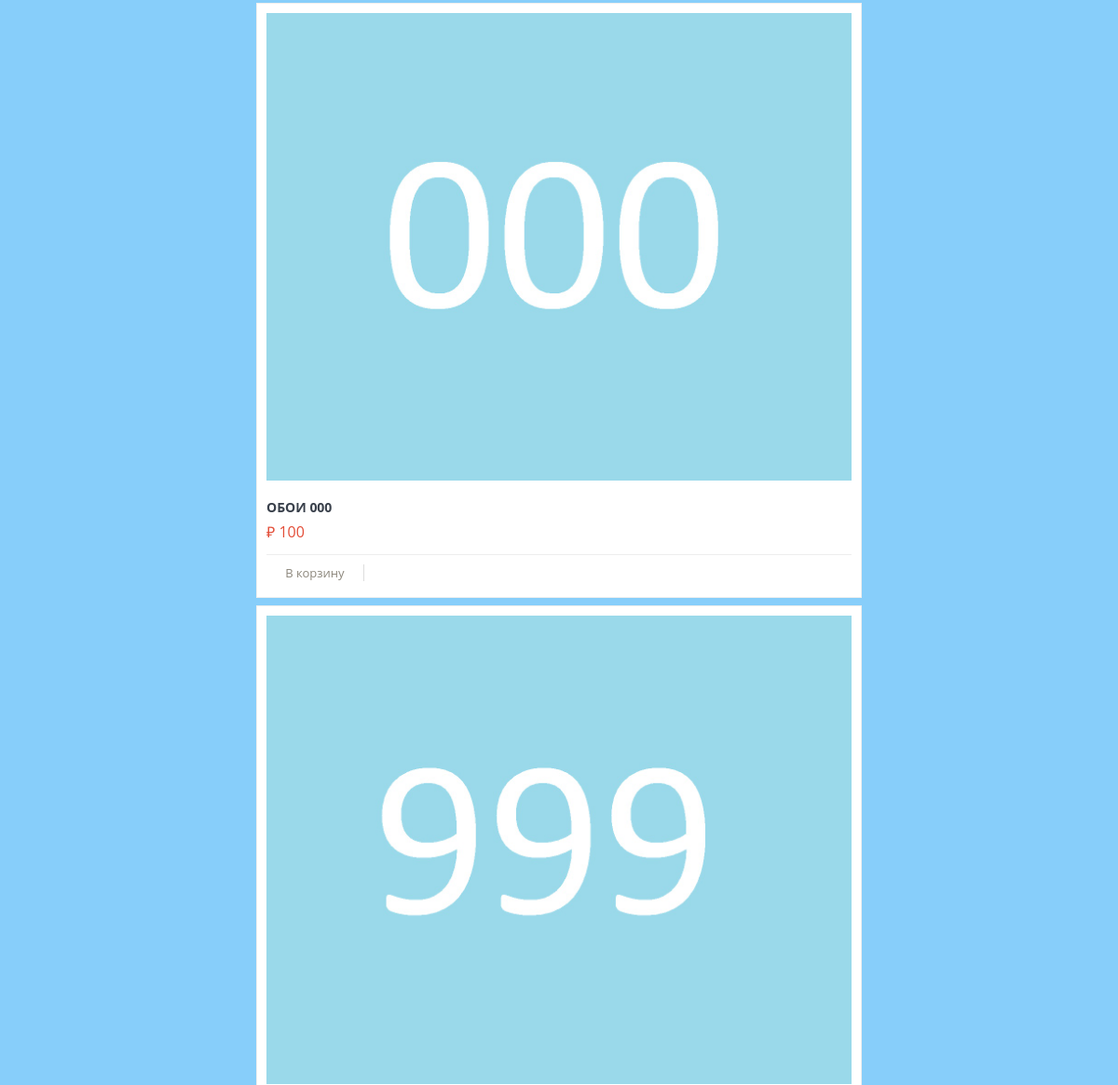
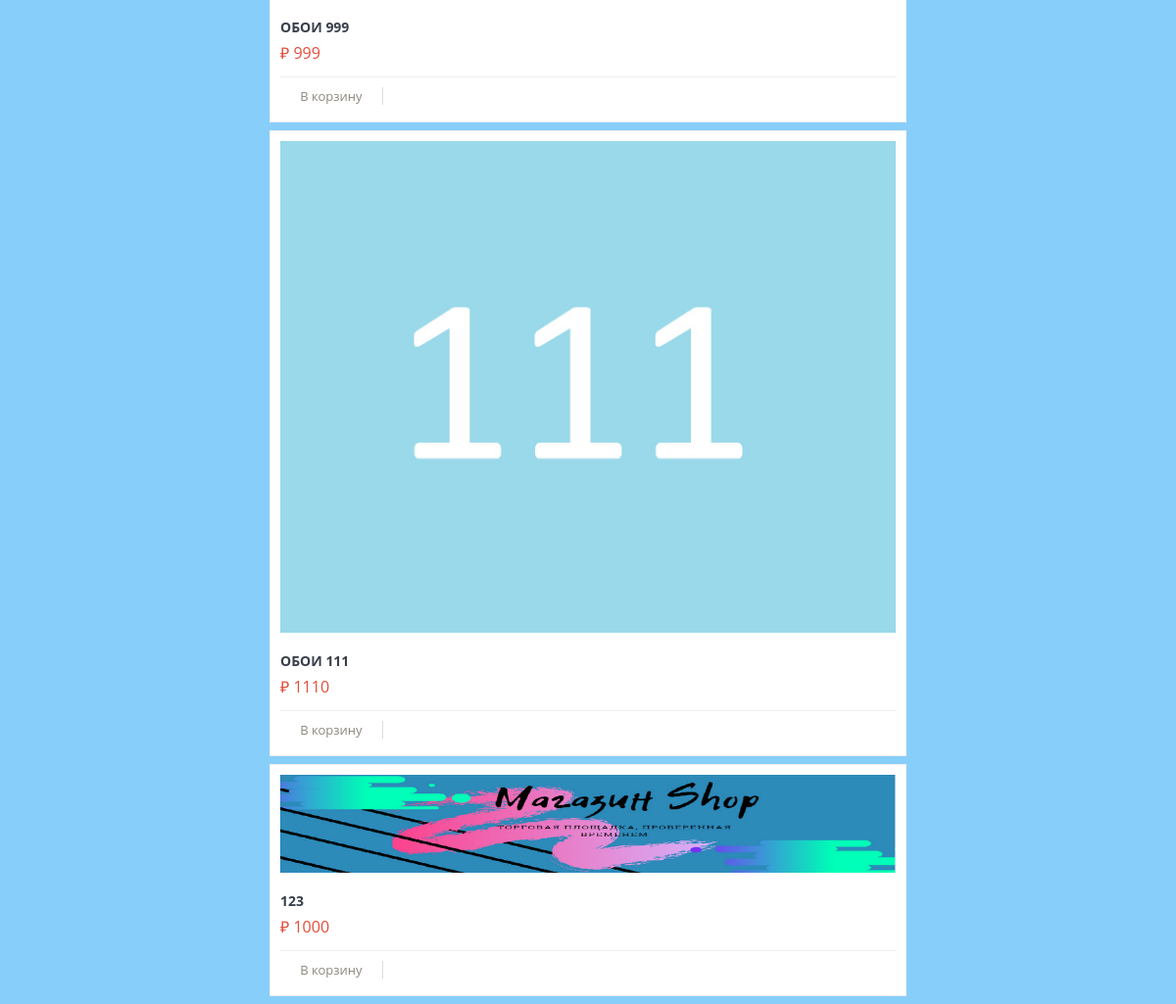
Before: / (lower part) with the older database file (2 pictures, top to bottom).
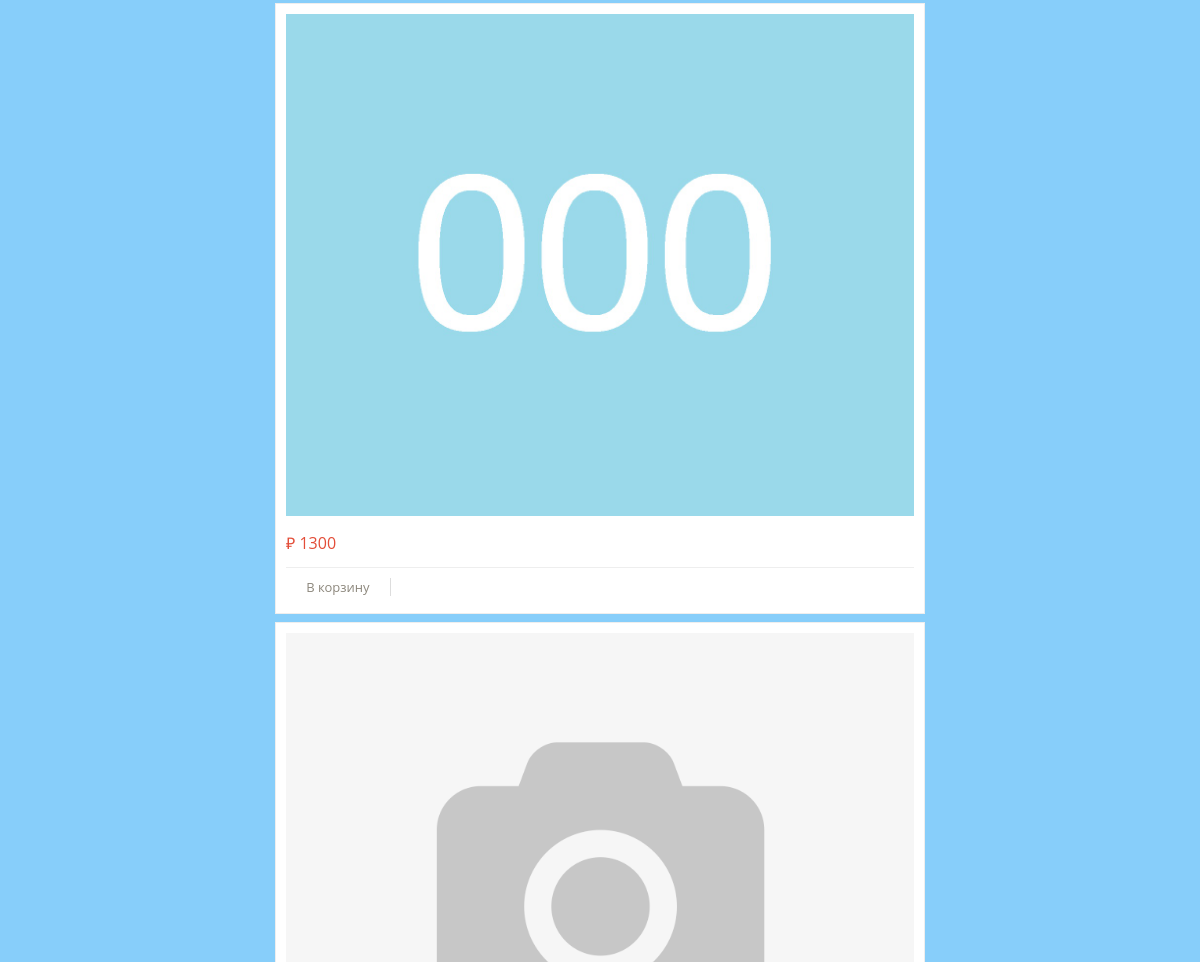
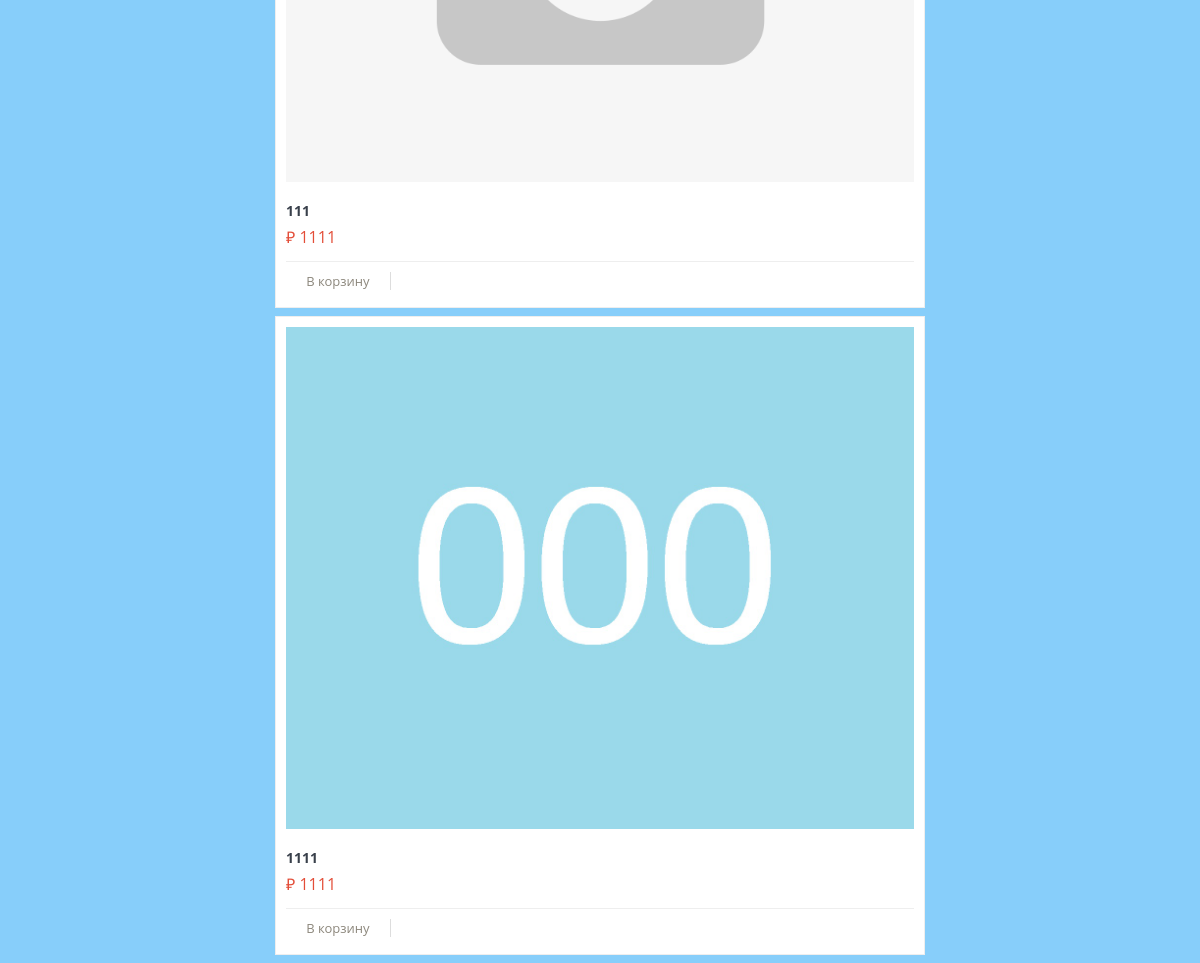
After: the same page with the newer database file (2 pictures, top to bottom).
### data/products.py (models this page shows)
class Product(SqlAlchemyBase, UserMixin):
    __tablename__ = 'products'
    id = sqlalchemy.Column(sqlalchemy.Integer,
                           primary_key=True, autoincrement=True)
    img = sqlalchemy.Column(sqlalchemy.Text, nullable=True)
    price = sqlalchemy.Column(sqlalchemy.Integer, nullable=True)
    desc = sqlalchemy.Column(sqlalchemy.String, nullable=True)
    in_stock = sqlalchemy.Column(sqlalchemy.Boolean, nullable=True)
    user_id = sqlalchemy.Column(sqlalchemy.Integer, sqlalchemy.ForeignKey("users.id"))
    modified_date = sqlalchemy.Column(sqlalchemy.DateTime,
                                      default=datetime.datetime.now)
    user = orm.relation('User')

### main.py (the view)
@app.route('/', methods=['GET', 'POST'])
def default():
    req = ''
    if request.method == 'POST':
        req = request.form['req'].lower()
    products = []
    str_indexes = []
    db_session.global_init("db/Shop.db")
    db_sess = db_session.create_session()
    for prd in db_sess.query(Product).all():
        if req in prd.desc.lower():
            products.append(prd)
            str_indexes.append(str(prd.id))
    return render_template('index.html', prds=products, size=len(products),
                           str_indexes=str_indexes, add_find=True,
                           head='Товары по заданным категориям', sum=0)

### data/db_session.py (called while the page is built, shortened)
def global_init(db_file):
    global __factory
    if __factory:
        return

def create_session() -> Session:
    global __factory
    return __factory()

### templates/index.html (shortened to what this page needs)
{% extends "base.html" %}
{% block content %}
<link rel="stylesheet" href="static/CSS/product.css">
{% if size == 0 %}
<h4 align="center"> Товары не найдены</h4>
{% else %}
{% for prd in prds %}
<div class="product-item">
    <div class="product-img">
        <a href="">
            <img src="{{ prd.img }}" alt=":(">
        </a>
    </div>
    <div class="product-list">
        <h3>{{ prd.desc }}</h3>
        <span class="price">₽ {{ prd.price }}</span>
        <div class="actions">
            <div class="add-to-cart">
                {% if str_indexes[loop.index0] in current_user.basket%}
                <a href="" class="cart-button">Уже в корзине</a>
                <a href="/dlbasket/{{prd.id}}" class="cart-button">Удалить из корзины</a>
                {% else %}
                <a href="/basket/{{prd.id}}" class="cart-button">В корзину</a>
                {% endif %}
            </div>
        </div>
    </div>
</div>
{% endfor %}
{% endif %}
{% endblock %}

### templates/base.html (shortened to what this page needs)
<!doctype html>
<html lang="en">
<head>
    <link rel="stylesheet"
          href="https://stackpath.bootstrapcdn.com/bootstrap/4.4.1/css/bootstrap.min.css"
>
</head>
<body style="background-color:LightSkyBlue">
<main role="main" class="container">
    {% block content %}{% endblock %}
</main>
</body>
</html>

### static/CSS/product.css (style rules this page uses)
* { box-sizing: border-box; }
.product-item { width: 650px; margin: 0 auto; padding: 10px 10px 10px 10px; border: 1px solid #eee; background: white; font-family: "Open Sans"; overflow: hidden; transition: .4s linear; }
.product-img { transition: 1s ease-in-out; }
.product-img img { display: block; width: 100%; }
.product-list { margin-top: 15px; }
.product-list h3 { font-weight: 700; color: #39404B; margin: 0; text-transform: uppercase; font-size: 14px; line-height: 2; }
.price { color: #E34D38; display: block; margin-bottom: 12px; }
.actions { border-top: 1px solid #eee; padding-top: 4px; font-size: 13px; height: 30px; line-height: 30px; }
.actions:after { content: ""; display: table; clear: both; }
.add-to-cart, .add-to-links { float: left; }
.cart-button { text-decoration: none; color: #8C877C; padding-right: 20px; border-right: 1px solid #ddd; transition: .4s linear; }
.cart-button:before { content: "\f07a"; font-family: FontAwesome; margin-right: 10px; }

### templates/base.html (style rules this page uses)
img { width: 100%; }

Changed rows visible on the page:
removed Product: img (picture), desc "ОБОИ 999", price "999"
removed Product: img (picture), desc "ОБОИ 111", price "1110"
removed Product: img (picture), desc "123", price "1000"
changed Product (number 1 of 3 on the later page): price "100" → "1300"; desc "ОБОИ 000" → (not shown)
added Product: img (picture), desc "111", price "1111"
added Product: img (picture), desc "1111", price "1111"
